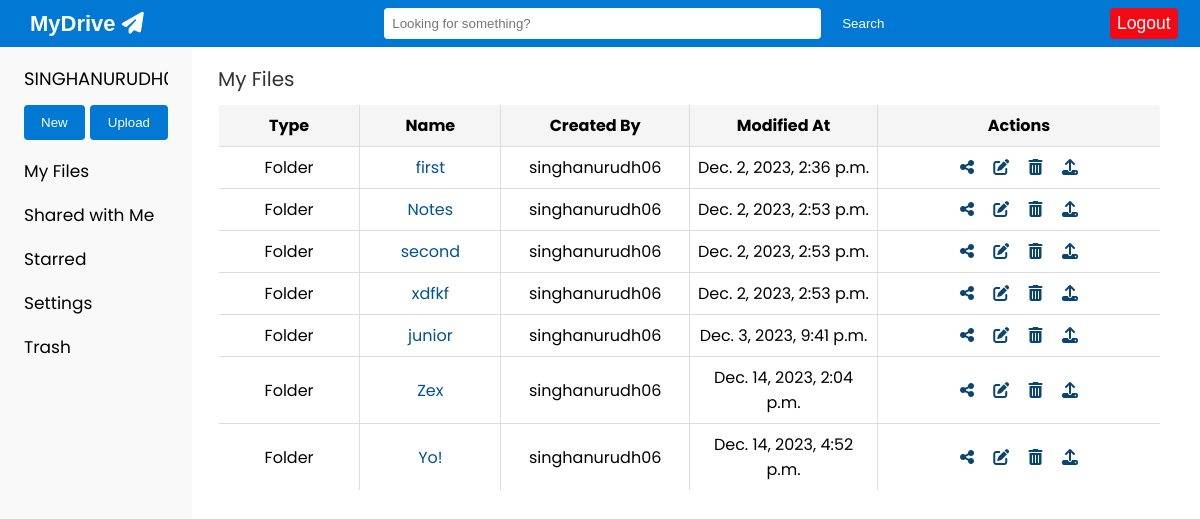
The app's page / (signed in), older data.
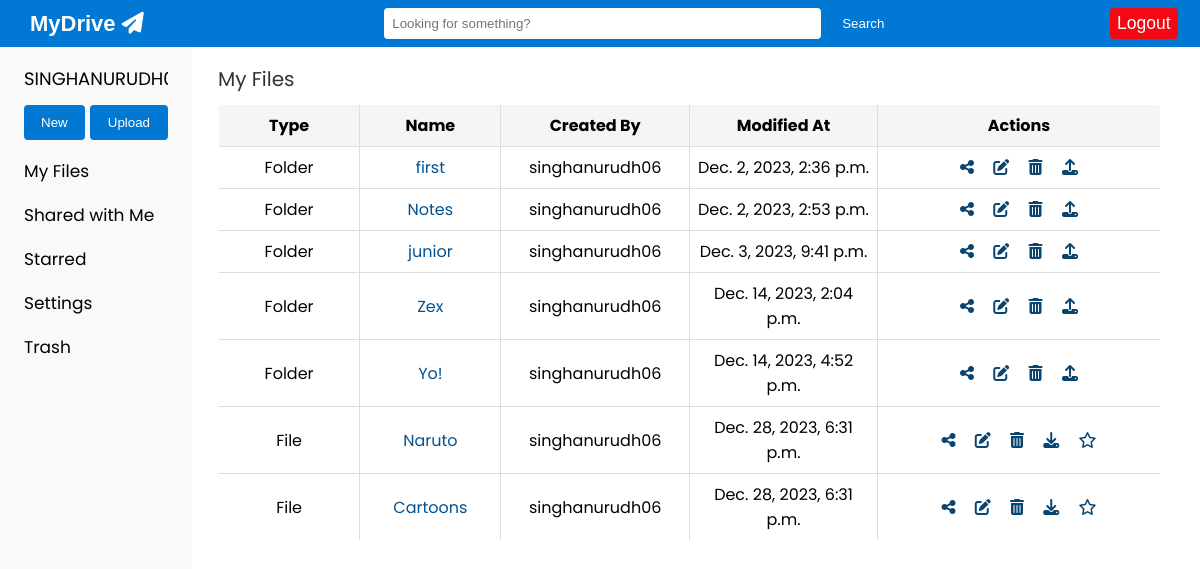
The same page, newer data.
### fileshare/models.py (models this page shows, shortened)
class Folder(models.Model):
    name = models.CharField(max_length=255)
    created_by = models.ForeignKey(User, on_delete=models.CASCADE)
    created_at = models.DateTimeField(auto_now_add=True)
    updated_at = models.DateTimeField(auto_now=True)
    deleted = models.BooleanField(default=False)
    deleted_by = models.ForeignKey(User, on_delete=models.SET_NULL, null=True, blank=True, related_name='deleted_folders')
    deleted_at = models.DateTimeField(null=True, blank=True)
    starred = models.BooleanField(default=False)
    folder_id = models.IntegerField(default=1)  # Assign a default value for the root directory

class File(models.Model):
    name = models.CharField(max_length=255)
    folder = models.ForeignKey(Folder, on_delete=models.CASCADE, null=True, blank=True)
    uploaded_by = models.ForeignKey(User, on_delete=models.CASCADE)
    uploaded_at = models.DateTimeField(auto_now_add=True)
    file = models.FileField(upload_to='uploads/')
    deleted = models.BooleanField(default=False)
    deleted_by = models.ForeignKey(User, on_delete=models.SET_NULL, null=True, blank=True, related_name='deleted_files')
    deleted_at = models.DateTimeField(null=True, blank=True)
    starred = models.BooleanField(default=False)

### fileshare/views.py (the view, shortened to what this page needs)
# urls.py: path('', views.dashboard, name='dashboard'),
@login_required
def dashboard(request):
    folders = Folder.objects.filter(created_by=request.user, deleted=False)
    files_in_folders = File.objects.filter(folder__created_by=request.user, deleted=False)
    root_files = File.objects.filter(uploaded_by=request.user, folder__isnull=True, deleted=False)
    context = {
        'folders': folders,
        'files_in_folders': files_in_folders,
        'root_files': root_files,
    }
    return render(request, 'fileshare/dashboard.html', context)

### fileshare/templates/fileshare/dashboard.html (shortened to what this page needs)
{% extends 'base.html' %}
{% block content %}
  <div class="content">
    <h2 style="font-weight: normal; margin-top: 52px;">My Files</h2>
    <br>
    <table>
      <thead>
        <tr>
          <th>Type</th>
          <th>Name</th>
          <th>Created By</th>
          <th>Modified At</th>
          <th>Actions</th>
        </tr>
      </thead>
      <tbody>
        {% for folder in folders %}
        <tr>
          <td>Folder</td>
          <td><a href="{% url 'view_folder' folder.id %}" style="text-decoration: none; color: #015391;">{{ folder.name }}</a></td>
          <td>{{ folder.created_by.username }}</td>
          <td>{{ folder.created_at }}</td>
          <td>
            <a href="{% url 'share' 'folder' folder.id %}"><i class="fas fa-share-alt" style="color: #0a4470;"></i></a>
            <a href="{% url 'rename_folder' folder.id %}"><i class="fas fa-edit" style="color: #0a4470;"></i></a>
            <a href="{% url 'delete_folder' folder.id %}"><i class="fas fa-trash-alt" style="color: #0a4470;"></i></a>
            <a href="{% url 'upload_file' %}"><i class="fas fa-upload" style="color: #0a4470;"></i></a>
          </td>
        </tr>
        {% endfor %}
        {% for root_file in root_files %}
          <tr>
            <td>File</td>
            <td><a href="{{ root_file.file.url }}" target="_blank" style="text-decoration: none; color: #015391;">{{ root_file.name }}</a></td>
            <td>{{ root_file.uploaded_by.username }}</td>
            <td>{{ root_file.uploaded_at }}</td>
            <td>
              <a href="{% url 'share' 'file' root_file.id %}"><i class="fas fa-share-alt" style="color: #0a4470;"></i></a>
              <a href="{% url 'rename_file' root_file.id %}"><i class="fas fa-edit" style="color: #0a4470;"></i></a>
              <a href="{% url 'delete_file' root_file.id %}"><i class="fas fa-trash-alt" style="color: #0a4470;"></i></a>
              <a href="{{ file.file.url }}" download><i class="fas fa-download" style="color: #0a4470;"></i></a>
              <a href="{% url 'toggle_star' root_file.id %}" class="toggle-star" data-file-id="{{ root_file.id }}">
                {% if root_file.starred %}
                    <i class="fas fa-star" style="color: #0a4470;"></i>
                {% else %}
                    <i class="far fa-star" style="color: #0a4470;"></i>
                {% endif %}
              </a>
            </td>
          </tr>
        {% endfor %}
      </tbody>
    </table>
  </div>
{% endblock %}

### fileshare/templates/base.html (shortened to what this page needs)
<!DOCTYPE html>
<html>
<head>
    <link rel="stylesheet" href="https://cdnjs.cloudflare.com/ajax/libs/font-awesome/6.1.0/css/all.min.css">
</head>
<body>
    <div class="topnav">
        <div class="nav-item">
            <h1><a href="{% url 'dashboard' %}">MyDrive <i class="fas fa-paper-plane paper-plane-icon"> </i></a></h1>
        </div>
        <div class="search-bar">
            <form action="{% url 'search_files' %}" method="GET">
                <input type="text" name="q" placeholder="Looking for something?">
                <button type="submit" class="search-button">Search</button>
            </form>
        </div>
        <div class="topnav-right">
            <a href="{% url 'logout' %}">Logout</a>
        </div>
    </div>
    <div class="leftnav">
        <div class="user-section">
            <h2><p class="user-username" style="font-weight: normal;">{{ user.username|upper }}</p></h2>
        </div>
        <div class="nav-item" style="display: flex; flex-direction: row; gap: 5px;">
            <button class="btn-create" onclick="location.href='{% url 'create_folder' %}'">New</button>
            {% if folder.id %}
                <button class="btn-upload" onclick="location.href='{% url 'upload_file' folder_id=folder.id %}'">Upload</button>
            {% else %}
            <button class="btn-upload" onclick="location.href='{% url 'upload_file' %}'">Upload</button>
            {% endif %}
        </div>
        <div class="nav-item">
            <a href="{% url 'dashboard' %}">My Files</a>
        </div>
        <div class="nav-item">
            <a href="{% url 'shared_files' %}">Shared with Me</a>
        </div>
        <div class="nav-item">
            <a href="{% url 'starred' %}">Starred</a>
        </div>
        <div class="nav-item">
            <a href="{% url 'settings' %}">Settings</a>
        </div>
        <div class="nav-item">
            <a href="{% url 'trash' %}">Trash</a>
        </div>
    </div>
    <div class="content">
        {% block content %}{% endblock %}
    </div>
</body>
</html>

### fileshare/templates/base.html (style rules this page uses)
html, body { font-family: 'Poppins', sans-serif; background-color: #fff; margin: 0; padding: 0; margin-top: 21px; }
.topnav { position: fixed; font-family: 'Arial Sans', sans-serif; font-size: 18.5px; background-color: #0078D4; color: #fff; padding: 0px 0px; justify-content: space-between; overflow: hidden; align-items: center; width: 100%; top: 0; z-index: 1000; display: flex; }
.topnav a { float: left; display: block; color: #fff; text-align: center; padding: 10px 30px; text-decoration: none; margin-right: 1px; transition: color 0.3s; }
.topnav h1 { font-size: 22px; color: #fff; margin: 0; display: flex; align-items: center; margin-top: 1px; }
.search-bar { flex-grow: 1; text-align: center; }
.search-bar input { width: 45%; padding: 8px; border: none; border-radius: 4px; outline: none; }
.search-button { background-color: #0078D4; color: #fff; border: none; border-radius: 4px; padding: 8px 16px; cursor: pointer; transition: background-color 0.3s; }
.topnav-right { float: right; display: flex; align-items: center; }
.topnav-right a { background-color: #F30813; font-size: 17.5px; margin-right: 22.5px; color: #fff; text-decoration: none; border-radius: 4px; padding: 5px 7px; transition: color 0.3s; }
.content { flex-grow: 1; padding: 10px; align-items: stretch; margin-top: -25px; margin-left: 8.7%; }
h1 { font-size: 24px; color: #333; margin: 0; }
h2 { font-size: 20px; color: #333; margin: 0 0 20px; }
table { width: 98%; margin: -35px 0px;; border-collapse: collapse; border: 1px solid #ddd; border-radius: 4px; overflow: hidden; }
th, td { padding: 8px; border: 1px solid #ddd; text-align: center; }
th:nth-child(1), td:nth-child(1) { width: 15%; }
th:nth-child(2), td:nth-child(2) { width: 15%; }
th:nth-child(3), td:nth-child(3) { width: 20%; }
th:nth-child(4), td:nth-child(4) { width: 20%; }
th { background-color: #f5f5f5; color: #000; }
tr:nth-child(even) { background-color: #fff; }
tr:nth-child(odd) { background-color: #fff; }
.btn-upload, .btn-create, .btn-share { background-color: #0078D4; color: #fff; border: none; border-radius: 4px; padding: 0; height: 35px; width: 100px; cursor: pointer; transition: background-color 0.3s; }
.leftnav { width: 12%; background-color: #f9f9f9; border-right: 0px solid #ccc; padding: 24px; color: black; font-size: 17px; position: fixed; height: 100vh; top: 46px; }
.leftnav a { display: block; color: #000; text-decoration: none; margin-bottom: 18px; transition: color 0.3s; }
.leftnav .user-section { margin-top: -23px; margin-bottom: -2px; }
.leftnav h2 { white-space: nowrap; overflow: hidden; text-overflow: ellipsis; max-width: 100%; margin-bottom: 5px; font-size: 20.5px; }
.leftnav .user-username { font-weight: bold; font-size: 18px; color: #000; margin-bottom: 10px; }
.leftnav .btn-upload { background-color: #0078D4; color: #fff; border: none; border-radius: 4px; padding: 8px 18px; cursor: pointer; transition: background-color 0.3s; margin-bottom: 18px; }

Row changes from the older to the newer data that the page shows:
no longer on this page (row edited): Folder: name "second", created_by.username "singhanurudh06", created_at "Dec. 2, 2023, 2:53 p.m."
no longer on this page (row edited): Folder: name "xdfkf", created_by.username "singhanurudh06", created_at "Dec. 2, 2023, 2:53 p.m."
added File: name "Naruto", uploaded_by.username "singhanurudh06", uploaded_at "Dec. 28, 2023, 6:31 p.m.", starred False (drawn)
added File: name "Cartoons", uploaded_by.username "singhanurudh06", uploaded_at "Dec. 28, 2023, 6:31 p.m.", starred False (drawn)
